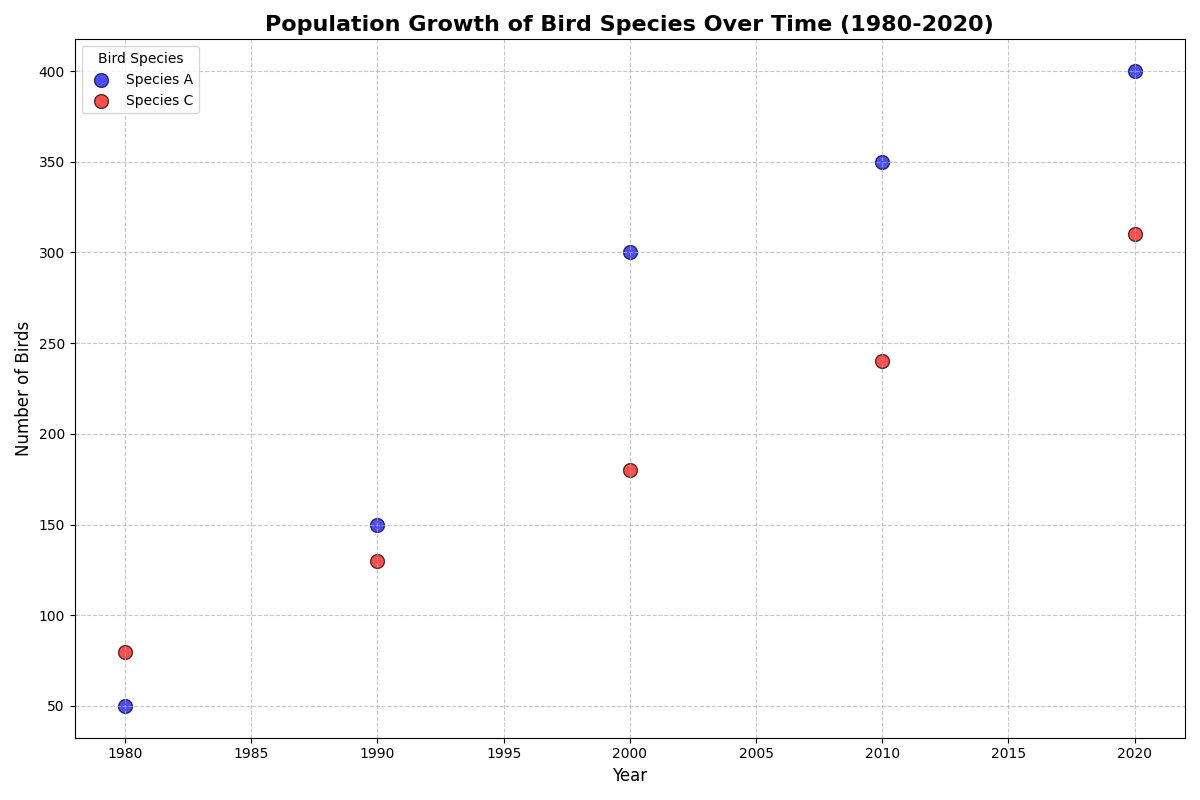

This figure's Python source:
import matplotlib.pyplot as plt
import numpy as np

# Decades from 1980 to 2020
decades = np.array([1980, 1990, 2000, 2010, 2020])

# Population data for each bird species
species_a_population = np.array([50, 150, 300, 350, 400])
# species_b_population has been removed
species_c_population = np.array([80, 130, 180, 240, 310])

# Setting up the scatter plot
plt.figure(figsize=(12, 8))

# Scatter plot for each species
plt.scatter(decades, species_a_population, color='blue', label='Species A', edgecolor='k', s=100, alpha=0.7)
# Removed the scatter plot for species B
plt.scatter(decades, species_c_population, color='red', label='Species C', edgecolor='k', s=100, alpha=0.7)

# Adding title and labels
plt.title('Population Growth of Bird Species Over Time (1980-2020)', fontsize=16, fontweight='bold', loc='center')
plt.xlabel('Year', fontsize=12)
plt.ylabel('Number of Birds', fontsize=12)

# Adding a legend to differentiate between the species
plt.legend(title='Bird Species', loc='upper left')

# Adding grid for clarity
plt.grid(visible=True, linestyle='--', alpha=0.7)

# Automatically adjusting the layout for better readability
plt.tight_layout()

# Display the scatter plot
plt.show()
